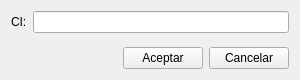
<?xml version="1.0" encoding="UTF-8"?>
<ui version="4.0">
 <class>Form</class>
 <widget class="QWidget" name="Form">
  <property name="geometry">
   <rect>
    <x>0</x>
    <y>0</y>
    <width>300</width>
    <height>80</height>
   </rect>
  </property>
  <property name="minimumSize">
   <size>
    <width>300</width>
    <height>80</height>
   </size>
  </property>
  <property name="maximumSize">
   <size>
    <width>16777215</width>
    <height>16777215</height>
   </size>
  </property>
  <property name="windowTitle">
   <string>Form</string>
  </property>
  <layout class="QVBoxLayout" name="verticalLayout">
   <item>
    <layout class="QHBoxLayout" name="horizontalLayout">
     <item>
      <widget class="QLabel" name="label">
       <property name="text">
        <string>CI:</string>
       </property>
      </widget>
     </item>
     <item>
      <widget class="QLineEdit" name="ci_text"/>
     </item>
    </layout>
   </item>
   <item>
    <spacer name="verticalSpacer">
     <property name="orientation">
      <enum>Qt::Vertical</enum>
     </property>
     <property name="sizeHint" stdset="0">
      <size>
       <width>20</width>
       <height>40</height>
      </size>
     </property>
    </spacer>
   </item>
   <item>
    <layout class="QHBoxLayout" name="horizontalLayout_2">
     <item>
      <spacer name="horizontalSpacer">
       <property name="orientation">
        <enum>Qt::Horizontal</enum>
       </property>
       <property name="sizeHint" stdset="0">
        <size>
         <width>40</width>
         <height>20</height>
        </size>
       </property>
      </spacer>
     </item>
     <item>
      <widget class="QPushButton" name="aceptar_btn">
       <property name="text">
        <string>Aceptar</string>
       </property>
      </widget>
     </item>
     <item>
      <widget class="QPushButton" name="cancelar_btn">
       <property name="text">
        <string>Cancelar</string>
       </property>
      </widget>
     </item>
    </layout>
   </item>
  </layout>
 </widget>
 <resources/>
 <connections/>
</ui>
